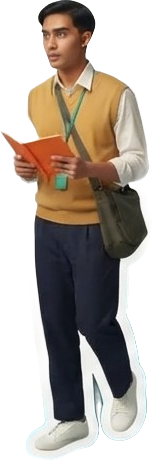
#> input picture assets/cutouts/hakim_stand.png, 153 x 460 px, found by its file name
$ python -i render.py   (imports and definitions only)
#> lines starting #> are read from the running program, lines starting #| are printed output that depends on the picture; after the words box and inside, x2 and y2 are one past the last pixel; in counts of white or black regions, pixels touching at a corner belong together
#> in _cut, im is the input picture: PIL image 153x460 RGBA; mean R, G, B, A 149.3, 144.1, 132.6, 151.2
### tools/lib.py
"""Shared drawing helpers for the paper-craft ESD animation."""
import math, random, functools
import numpy as np
from PIL import Image, ImageDraw, ImageFilter, ImageFont, ImageChops
from scipy.ndimage import gaussian_filter, map_coordinates

W, H, FPS = 1280, 720, 25
A = "/home/user/esd/assets/"
FONT_LABEL = "/usr/share/fonts/truetype/roboto/unhinted/RobotoCondensed-Bold.ttf"
FONT_MARK = "/usr/share/fonts/opentype/comic-neue/ComicNeue-Bold.otf"

CREAM = (246, 239, 224)
CYAN = (58, 196, 216)
MUSTARD = (226, 172, 52)
ORANGE = (238, 128, 56)
TEAL = (38, 160, 160)
GREEN = (98, 178, 88)
INK = (34, 34, 38)
RED = (214, 48, 44)


# ---------------------------------------------------------------- easing
def clamp(x, a=0.0, b=1.0): return max(a, min(b, x))
def lerp(a, b, t): return a + (b - a) * t
def ease(t): t = clamp(t); return t * t * (3 - 2 * t)
def ease_out(t): t = clamp(t); return 1 - (1 - t) ** 3
def ease_in_out(t): t = clamp(t); return 4 * t ** 3 if t < .5 else 1 - (-2 * t + 2) ** 3 / 2
def back_out(t, s=1.7):
    t = clamp(t) - 1; return t * t * ((s + 1) * t + s) + 1
def seg(t, a, b): return clamp((t - a) / (b - a)) if b > a else float(t >= a)


@functools.lru_cache(None)
def font(path, size): return ImageFont.truetype(path, size)


# ---------------------------------------------------------------- textures
def paper_noise(w, h, seed=0, amp=1.0):
    r = np.random.default_rng(seed)
    n = gaussian_filter(r.normal(0, 1, (h, w)), 1.6) * 3.0
    f = gaussian_filter(r.normal(0, 1, (h, w)), (0.6, 4)) * 2.0
    return (n + f) * amp


def paper(w, h, color, seed=0, amp=5.0):
    n = paper_noise(w, h, seed)
    arr = np.clip(np.array(color, np.float32)[None, None, :] + amp * n[..., None], 0, 255)
    return Image.fromarray(arr.astype(np.uint8), "RGB")


def torn_mask(w, h, jag=5, seed=0, step=7, edges="tblr"):
    r = random.Random(seed)
    j = lambda e: r.uniform(0, jag) if e in edges else 0
    pts = [(x, j("t")) for x in range(0, w, step)]
    pts += [(w - 1 - j("r"), y) for y in range(0, h, step)]
    pts += [(x, h - 1 - j("b")) for x in range(w - 1, 0, -step)]
    pts += [(j("l"), y) for y in range(h - 1, 0, -step)]
    m = Image.new("L", (w, h), 0)
    ImageDraw.Draw(m).polygon(pts, fill=255)
    return m


def shadowed(img, off=(5, 7), blur=7, opacity=0.35):
#> called with off = (8, 10), blur = 10, opacity = 0.35
    pad = blur * 2 + max(abs(off[0]), abs(off[1]))
    w, h = img.size
#> w = 153; h = 460
    out = Image.new("RGBA", (w + 2 * pad, h + 2 * pad), (0, 0, 0, 0))
#> out: PIL image 213x520 RGBA; every value is 0
    a = img.getchannel("A").point(lambda v: int(v * opacity))
    sh = Image.new("RGBA", img.size, (40, 30, 20, 0)); sh.putalpha(a)
    tmp = Image.new("RGBA", out.size, (0, 0, 0, 0))
    tmp.paste(sh, (pad + off[0], pad + off[1]))
    tmp = tmp.filter(ImageFilter.GaussianBlur(blur))
    out.alpha_composite(tmp)
    out.alpha_composite(img, (pad, pad))
    return out


# [11 lines left out: function sticker, not called in this run]


def text_block(draw, box, text, fnt, fill, spacing=4):
    x0, y0, x1, y1 = box
    lines = text.split("\n")
    sizes = [draw.textbbox((0, 0), l, font=fnt) for l in lines]
    th = sum(s[3] - s[1] for s in sizes) + spacing * (len(lines) - 1)
    y = (y0 + y1 - th) / 2
    for l, s in zip(lines, sizes):
        tw = s[2] - s[0]
        draw.text(((x0 + x1 - tw) / 2 - s[0], y - s[1]), l, font=fnt, fill=fill)
        y += s[3] - s[1] + spacing


@functools.lru_cache(None)
def card(text, w, h, bg=(236, 222, 190), fg=INK, size=30, fontpath=FONT_LABEL, seed=1, jag=4,
         shadow=True, border=0):
    base = paper(w, h, bg, seed=seed, amp=4).convert("RGBA")
    base.putalpha(torn_mask(w, h, jag=jag, seed=seed))
    d = ImageDraw.Draw(base)
    if border:
        d.rectangle((6, 6, w - 7, h - 7), outline=(fg[0], fg[1], fg[2], 90), width=border)
    text_block(d, (8, 4, w - 8, h - 4), text, font(fontpath, size), fg)
    return shadowed(base, off=(3, 5), blur=5, opacity=0.35) if shadow else base


# [62 lines left out: functions flag, transform, paste, place, not called in this run]


def pop(t, t0, dur=0.45):
    """scale for a springy 'pop in' starting at t0."""
    return 0.0 if t < t0 else back_out(seg(t, t0, t0 + dur))


# ---------------------------------------------------------------- marker drawing
# [62 lines left out: functions polyline_partial, curve, marker_arrow, marker_circle, not called in this run]


# ---------------------------------------------------------------- paper icons
def _canvas(s): im = Image.new("RGBA", (s * 2, s * 2), (0, 0, 0, 0)); return im, ImageDraw.Draw(im)
def _done(im, s, border=6): return sticker(im.resize((s, s), Image.LANCZOS), border=border)


# [117 lines left out: functions icon, warp_jaw, warp_shift, not called in this run]

### tools/render.py
"""Render the ESD 'Bandar Kertas Lestari' animated video (16:9, 1280x720, 25 fps).

python3 render.py            -> build/esd_video.mp4 (+ .srt)
python3 render.py --still S T -> preview one frame of scene S at local time T
"""
import json, math, os, subprocess, sys, random
from multiprocessing import Pool
import numpy as np
from PIL import Image, ImageDraw, ImageFilter, ImageEnhance
from scipy.io import wavfile
from scipy.signal import resample_poly
from lib import *
import world as Wd
from world import Cam, world_frame, seg_center, ytop, ybot

ROOT = "/home/user/esd"
BUILD = f"{ROOT}/build"
AUD = f"{BUILD}/audio"
# [1 line not run here, left out]
XF = 0.45  # cross-fade between scenes (s)

COMPS = ["SYSTEMS THINKING", "CRITICAL THINKING", "ANTICIPATORY", "NORMATIVE",
         "SELF-AWARENESS", "STRATEGIC", "COLLABORATION"]
FEET = 820  # world y where characters stand (foreground bank)


# ================================================================ assets
def _cut(name, off=(8, 10), blur=10):
    im = Image.open(f"{A}cutouts/{name}.png").convert("RGBA")
    s = shadowed(im, off=off, blur=blur, opacity=0.35)
    pad = (s.width - im.width) // 2
#> pad = 30
    s.anchor = (0.5, (pad + im.height) / s.height)
#> s.anchor = (0.5, 0.942)
    return s


HAKIM = _cut("hakim_stand")
KNEEL = _cut("hakim_kneel")
#> call 2 of _cut, with name = 'hakim_kneel', off = (8, 10), blur = 10
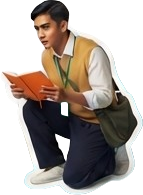
#> input picture assets/cutouts/hakim_kneel.png, 143 x 195 px, found by its file name
#> in _cut, im is the input picture: PIL image 143x195 RGBA; mean R, G, B, A 145.2, 141.6, 132.7, 149.8
#> in shadowed (call 2), `out = Image.new("RGBA", (w + 2 * pad, h + 2 * pad), (0, 0, 0, 0))`: out: PIL image 203x255 RGBA; every value is 0
HALL_H = _cut("hakim_hall")
#> call 3 of _cut, with name = 'hakim_hall', off = (8, 10), blur = 10
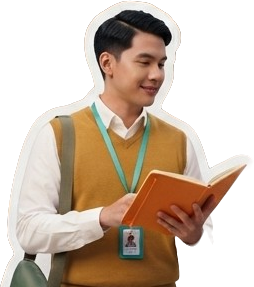
#> input picture assets/cutouts/hakim_hall.png, 254 x 287 px, found by its file name
#> in _cut, im is the input picture: PIL image 254x287 RGBA; mean R, G, B, A 158, 131, 107.3, 147.7
#> in shadowed (call 3), `out = Image.new("RGBA", (w + 2 * pad, h + 2 * pad), (0, 0, 0, 0))`: out: PIL image 314x347 RGBA; every value is 0
LECT = _cut("lecturer")
#> call 4 of _cut, with name = 'lecturer', off = (8, 10), blur = 10
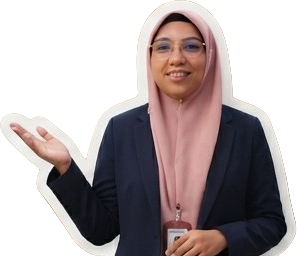
#> input picture assets/cutouts/lecturer.png, 297 x 256 px, found by its file name
#> in _cut, im is the input picture: PIL image 297x256 RGBA; mean R, G, B, A 132.9, 113.5, 106.1, 146.5
#> in shadowed (call 4), `out = Image.new("RGBA", (w + 2 * pad, h + 2 * pad), (0, 0, 0, 0))`: out: PIL image 357x316 RGBA; every value is 0
# [3 lines not run here, left out]

# hi-res plate of the Town Hall two-shot (storyboard panel 1, subtitle & label cropped out)
PX0, PY0, PK = 100, 8, 3
# [2 lines that did not run here, left out]
def pp(x, y): return ((x - PX0) * PK, (y - PY0) * PK)   # storyboard px -> plate px
HAKIM_MOUTH, LECT_MOUTH = pp(213, 137.5), pp(507.5, 153)
LECT_HEAD, LECT_HAND = pp(507, 128), pp(362, 212)
NOTEBOOK = pp(252, 246)

# living-town panel (storyboard panel 4)
# [1 line that did not run here, left out]
LX0, LY0 = 700, 392


# [5 lines left out: function living_view, not called in this run]


def panel2(r, c, inset=9):
    return IMG2.crop((c * 344 + inset, r * 256 + inset, (c + 1) * 344 - inset, (r + 1) * 256 - inset))


# [8 lines left out: function photo, not called in this run]


def frame_border():
    m = torn_mask(W - 24, H - 24, jag=9, seed=77, step=9)
#> in torn_mask, `m = Image.new("L", (w, h), 0)`: m: PIL image 1256x696 L; every value is 0
#> in torn_mask, `ImageDraw.Draw(m).polygon(pts, fill=255)`:
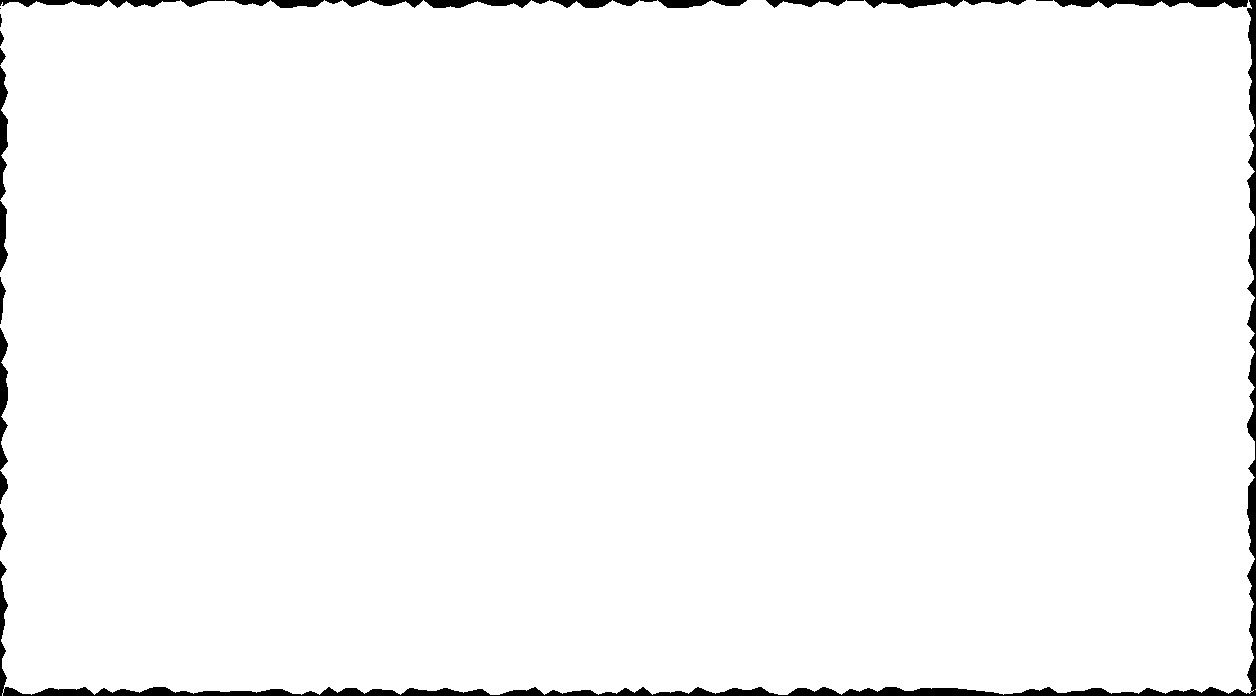
#> m: PIL image 1256x696 L; 97.9% white; 32 black regions (4 under 20 px), largest, box (x1, y1, x2, y2) and area: (0, 0, 1256, 696) 10789, (1054, 0, 1248, 8) 1010, (0, 328, 8, 470) 720
    a = Image.new("L", (W, H), 255); a.paste(Image.eval(m, lambda v: 255 - v), (12, 12))
#> after `a = Image.new('L', (W, H), 255)`: a: PIL image 1280x720 L; every value is 255
#> after `a.paste(Image.eval(m, lambda v: 255 - v), (12, 12))`: a: PIL image 1280x720 L; 7.1% white; 1 white region, box (x1, y1, x2, y2) and area: (0, 0, 1280, 720) 65788
    a = a.filter(ImageFilter.GaussianBlur(0.7))
    im = paper(W, H, (250, 248, 242), seed=78, amp=2).convert("RGBA"); im.putalpha(a)
    return shadowed(im, off=(0, 2), blur=4, opacity=0.25).crop((0, 0, W, H)) if False else im
BORDER = frame_border()


# ================================================================ lip-sync envelopes
_ENV = {}
# [14 lines left out: function envelope, not called in this run]


def mouth(key, t):
    e = envelope(key); i = int(t * FPS)
    return float(e[i]) if 0 <= i < len(e) else 0.0


# ================================================================ scene helpers
# [4 lines left out: function progress, not called in this run]


def flag_pos(i): x = seg_center(i) + 330; return x, ytop(x) + 2


# [10 lines left out: function draw_flags, not called in this run]


def put_char(fr, img, cam, wx, wy=FEET, scale=0.95, flip=False, bob=0.0):
    sx, sy = cam.s(wx, wy)
    place(fr, img, sx, sy - bob, scale=scale * cam.z, flip=flip)


def walk_bob(t, moving): return abs(math.sin(t * 7.5)) * 7 if moving else 0.0


# [176 lines left out: functions zoom_frame, sparkle, sc_title, sc01, sc02, sc03 and 2 more, not called in this run]


# [1 line that did not run here, left out]
# [1 line that did not run here, left out]


# [25 lines left out: function sc06, not called in this run]


# [1 line that did not run here, left out]


# [42 lines left out: functions sc07, _collab_mask, not called in this run]


from scipy.ndimage import gaussian_filter
_CM = {}


# [54 lines left out: functions sc08, sc09, not called in this run]


RIVER_PTS = [(935, 686), (955, 650), (985, 618), (1040, 600), (1110, 588), (1170, 568), (1215, 552)]


# [19 lines left out: function sc10, not called in this run]


def hall_bg():
    fr = Image.new("RGBA", (W, H))
#> fr: PIL image 1280x720 RGBA; every value is 0
    wall = np.linspace(0, 1, H)[:, None, None]
    arr = np.array((222, 204, 176), np.float32) * (1 - 0.12 * wall)
    arr = np.broadcast_to(arr, (H, W, 3)).copy()
    arr *= (1 + 0.03 * paper_noise(W, H, seed=90))[..., None]
    fr = Image.fromarray(np.clip(arr, 0, 255).astype(np.uint8)).convert("RGBA")
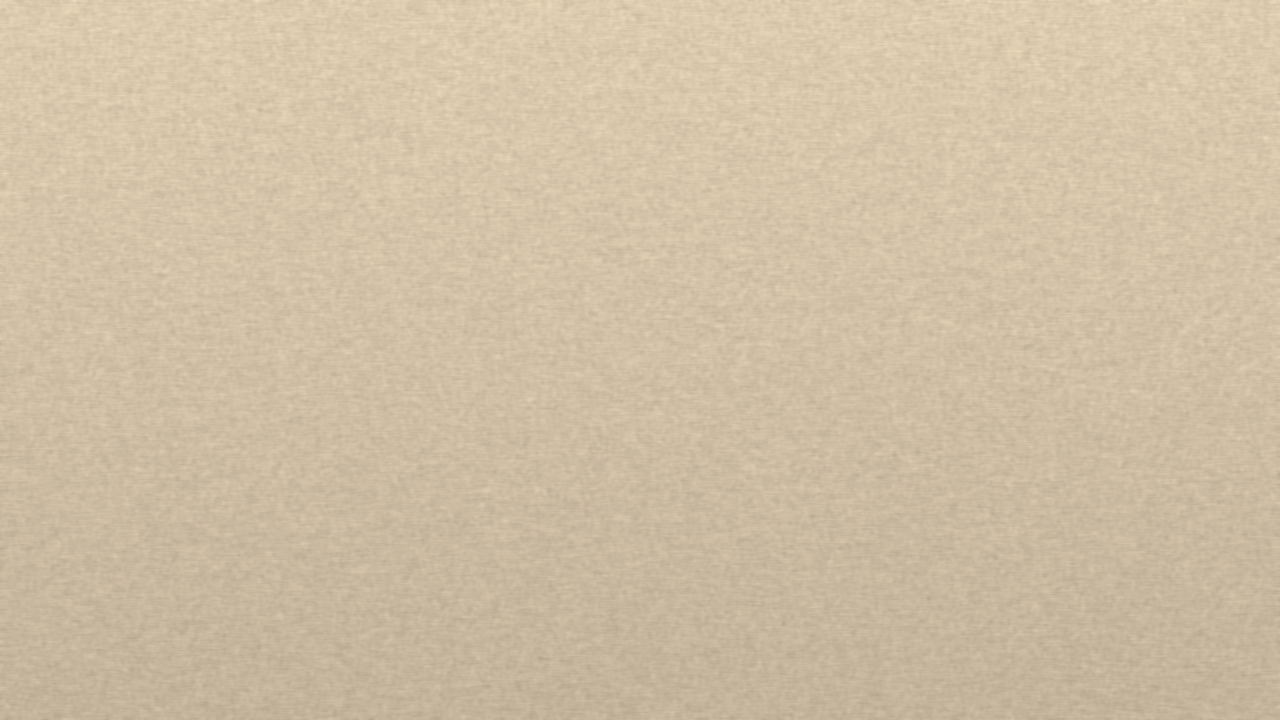
#> fr: PIL image 1280x720 RGBA; mean R, G, B, A 208.1, 191.2, 164.9, 255
    d_ = ImageDraw.Draw(fr)
    for x in range(0, W, 160): d_.line([(x, 60), (x, 520)], fill=(205, 184, 152), width=3)
    d_.rectangle((0, 520, W, H), fill=(190, 150, 104)); d_.line([(0, 520), (W, 520)], fill=(240, 226, 200), width=10)
    for x in range(0, W, 200): d_.rectangle((x + 20, 560, x + 180, 700), outline=(170, 130, 88), width=4)
    # doorway
    d_.rectangle((1050, 140, 1250, 560), fill=(248, 240, 222)); d_.rectangle((1072, 162, 1228, 560), fill=(94, 66, 44))
    d_.rectangle((1072, 162, 1228, 560), outline=(120, 88, 60), width=4)
    # noticeboard
    cork = paper(700, 500, (196, 150, 98), seed=91, amp=10).convert("RGBA")
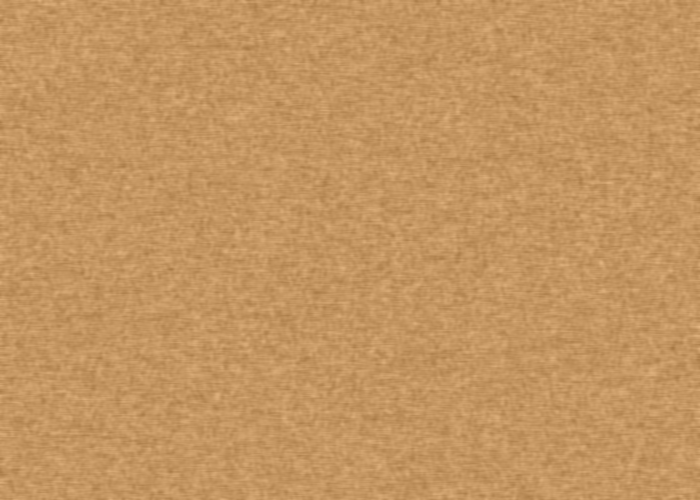
#> cork: PIL image 700x500 RGBA; mean R, G, B, A 195.6, 149.6, 97.6, 255
    cork.putalpha(torn_mask(700, 500, 4, seed=92))
#> call 2 of torn_mask, with w = 700, h = 500, jag = 4, seed = 92, step = 7, edges = 'tblr'
#> in torn_mask (call 2), `m = Image.new("L", (w, h), 0)`: m: PIL image 700x500 L; every value is 0
#> in torn_mask (call 2), `ImageDraw.Draw(m).polygon(pts, fill=255)`:
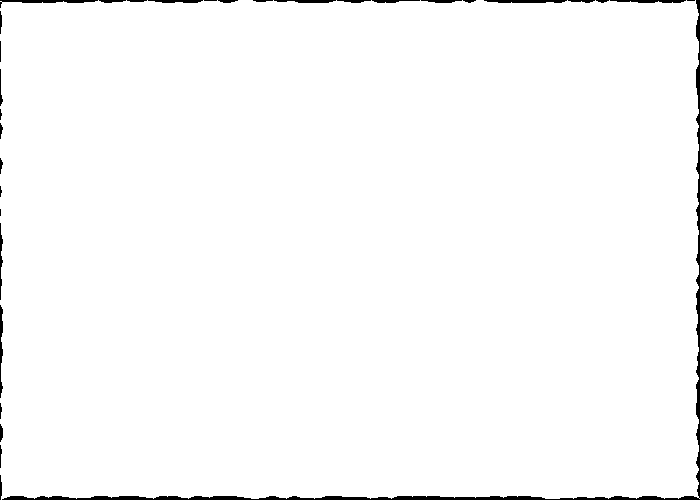
#> m: PIL image 700x500 L; 98.5% white; 32 black regions (5 under 20 px), largest, box (x1, y1, x2, y2) and area: (2, 0, 700, 500) 3312, (0, 0, 98, 8) 248, (484, 0, 567, 3) 216
    fr.alpha_composite(shadowed(cork, off=(6, 9), blur=8), (300 - 23, 110 - 23))
    fr.alpha_composite(card("TOWN HALL", 250, 64, bg=(250, 247, 238), size=44, seed=93), (505, 10))
    for x in (60, 1180):
        d_.polygon([(x - 40, 520), (x + 40, 520), (x + 30, 470), (x - 30, 470)], fill=(236, 236, 230))
        for k in range(6):
            a = -math.pi / 2 + (k - 2.5) * 0.4
            d_.ellipse((x + 70 * math.cos(a) - 18, 470 + 60 * math.sin(a) - 30, x + 70 * math.cos(a) + 18, 470 + 60 * math.sin(a) + 10), fill=(98, 150, 80))
    return fr
HALL = hall_bg()


def pin(d_, x, y):
    d_.ellipse((x - 9, y - 9, x + 9, y + 9), fill=RED, outline=(255, 255, 255), width=2)


# [22 lines left out: function sc11, not called in this run]


BARS = [0.9, 0.75, 0.35, 0.2]


# [100 lines left out: functions rubric_img, sc12, sc13, plate_frame, sc14, not called in this run]


CARDS15 = ["FACILITATOR", "REAL ISSUES", "ALIGNED\nASSESSMENT", "ROLE MODEL"]


# [36 lines left out: function sc15, not called in this run]


# ================================================================ timeline
def dur_for(key, start=0.8, tail=1.6, minimum=8.0): return max(minimum, start + META[key]["dur"] + tail)

# [19 lines that did not run here, left out]
STARTS = []
_t = 0.0
# [2 lines not run here, left out]
# [1 line that did not run here, left out]


# [12 lines left out: function render_at, not called in this run]


def _frame_bytes(f):
    return render_at(f / FPS).tobytes()


# ================================================================ audio
SR = 44100


# [45 lines left out: functions load_vo, sfx, not called in this run]


def build_audio(path):
#> (the run stopped early here; a loop or call above may not have finished)
